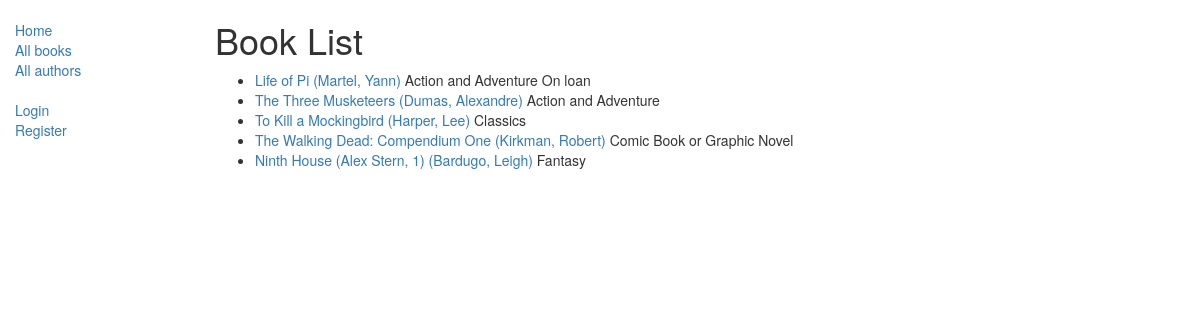
/catalog/books/, run on the app's committed database.
### catalog/models.py (models this page shows, shortened)
class Book(models.Model):
    title = models.CharField(max_length=200)
    author = models.ForeignKey('Author', on_delete=models.SET_NULL, null=True)
    summary = models.TextField(max_length=1000, help_text="Enter a brief description of the book")
    isbn = models.CharField('ISBN',max_length=13, help_text='13 Character <a href="https://www.isbn-international.org/content/what-isbn">ISBN number</a>')
    genre = models.ManyToManyField(Genre, help_text="Select a genre for this book")
    language = models.ForeignKey('Language', on_delete=models.SET_NULL, null=True)
    def get_absolute_url(self):
        return reverse('book-detail', args=[str(self.id)])
    def display_genre(self):
        """
        Creates a string for the Genre. This is required to display genre in Admin.
        """
        return ', '.join([ genre.name for genre in self.genre.all()[:3] ])
    display_genre.short_description = 'Genre'

class Author(models.Model):
    first_name = models.CharField(max_length=100)
    last_name = models.CharField(max_length=100)
    date_of_birth = models.DateField(null=True, blank=True)
    date_of_death = models.DateField('Died', null=True, blank=True)
    def __str__(self):
        return '%s, %s' % (self.last_name, self.first_name)

class Genre(models.Model):
    name = models.CharField(max_length=200, help_text="Enter a book genre (e.g. Science Fiction, French Poetry etc.)")
    def __str__(self):
        return self.name

class BookInstance(models.Model):
    id = models.UUIDField(primary_key=True, default=uuid.uuid4, help_text="Unique ID for this particular book across whole library")
    book = models.ForeignKey('Book', on_delete=models.SET_NULL, null=True)
    imprint = models.CharField(max_length=200)
    due_back = models.DateField(null=True, blank=True)
    LOAN_STATUS = (
        ('m', 'Maintenance'),
        ('o', 'On loan'),
        ('a', 'Available'),
        ('r', 'Reserved'),
    )
    status = models.CharField(max_length=1, choices=LOAN_STATUS, blank=True, default='m', help_text='Book availability')
    class Meta:
        ordering = ["due_back"]
        permissions = (("can_mark_returned", "Set book as returned"),)
    borrower = models.ForeignKey(User, on_delete=models.SET_NULL, null=True, blank=True)

### catalog/views.py (the view)
# urls.py: path('books/', views.BookListView.as_view(), name='books'),
class BookListView(generic.ListView):
    model = Book
    paginate_by = 10

### catalog/templates/catalog/book_list.html
{% extends "base_generic.html" %}
{% block content %}
    <h1>Book List</h1>
    {% if book_list %}
    <ul>
      {% for book in book_list %}
      <li>
        <a href="{{ book.get_absolute_url }}">{{ book.title }}
		({{book.author}}) </a>{% for genre in book.genre.all %}
		{{ genre }}{% if not forloop.last %}, {% endif %}{% endfor %}
		{% for copy in book.bookinstance_set.all %}{{ copy.get_status_display }}{% endfor %}
      </li>
      {% endfor %}
    </ul>
    {% else %}
      <p>There are no books in the library.</p>
    {% endif %}
{% endblock %}

### data on the page
Book: title "Life of Pi", author "Martel, Yann"
Genre: name "Action and Adventure"
BookInstance: status "On loan"
Book: title "The Three Musketeers", author "Dumas, Alexandre"
Book: title "To Kill a Mockingbird", author "Harper, Lee"
Genre: name "Classics"
Book: title "The Walking Dead: Compendium One", author "Kirkman, Robert"
Genre: name "Comic Book or Graphic Novel"
Book: title "Ninth House (Alex Stern, 1)", author "Bardugo, Leigh"
Genre: name "Fantasy"
